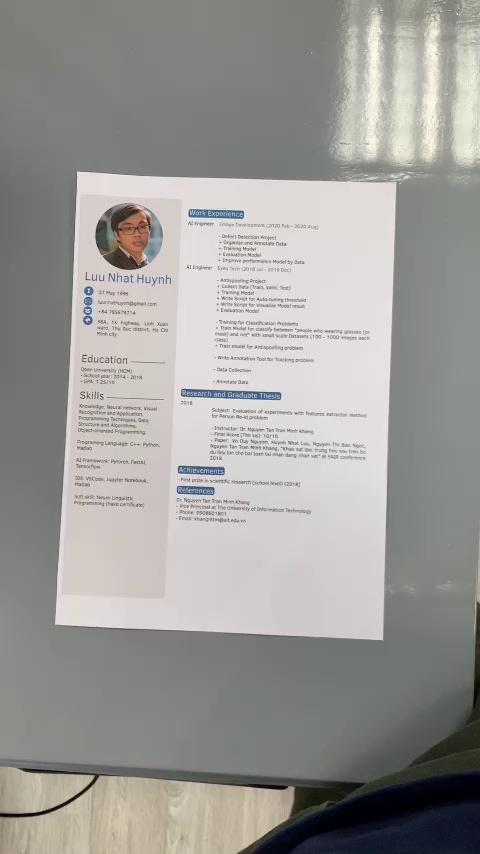
#> input picture test/1.jpg, 480 x 854 px; its folder holds only this picture in this run
$ python scan.py
#> lines starting #> are read from the running program, lines starting #| are printed output that depends on the picture; after the words box and inside, x2 and y2 are one past the last pixel; in counts of white or black regions, pixels touching at a corner belong together
import cv2
import os
import numpy as np

for i in os.listdir('test'):
    image = cv2.imread('test/'+i)
#> image is the input picture: shape (854, 480, 3); mean B, G, R 152.1, 155.7, 156.8
    # image = cv2.resize(image,(500,500))
    # Grayscale
    gray = cv2.cvtColor(image,cv2.COLOR_BGR2GRAY)
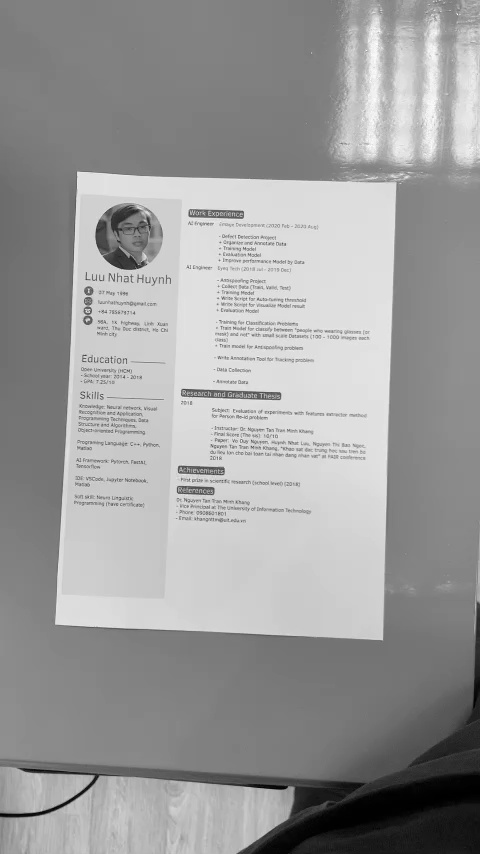
#> gray: shape (854, 480); min 0, max 253, mean 155.6
    # Blur
    gray = cv2.GaussianBlur(gray, (7,7),0)
    gray = cv2.medianBlur(gray,5)
    # Adaptive Thresh and edge detection
    # thresh = cv2.adaptiveThreshold(gray,255,cv2.ADAPTIVE_THRESH_GAUSSIAN_C,cv2.THRESH_BINARY_INV,31,3)
    # cnts,_ = cv2.findContours(thresh.copy(), cv2.RETR_EXTERNAL, cv2.CHAIN_APPROX_SIMPLE)
    edge = cv2.Canny(gray,50,150)
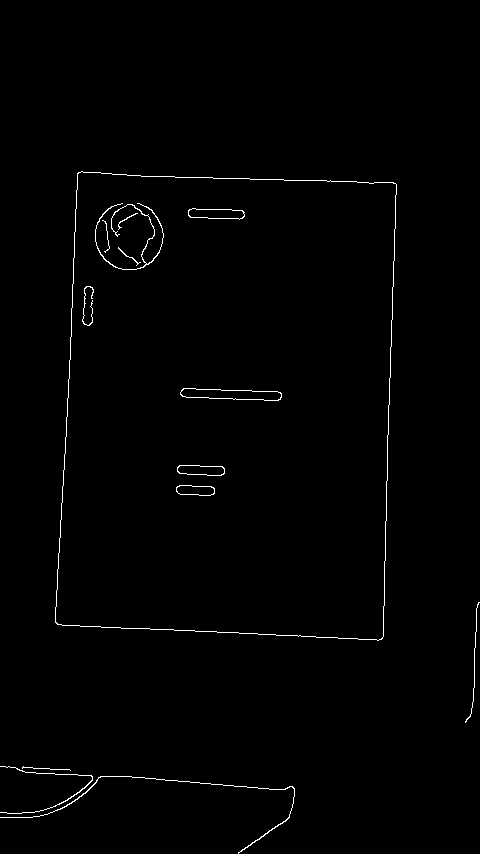
#> edge: shape (854, 480); 0.86% white in thin lines or dots, all inside (x1, y1, x2, y2) = (0, 171, 480, 854)
    kernel = np.ones((3,3),np.uint8)
    edge = cv2.dilate(edge,kernel,iterations=1)
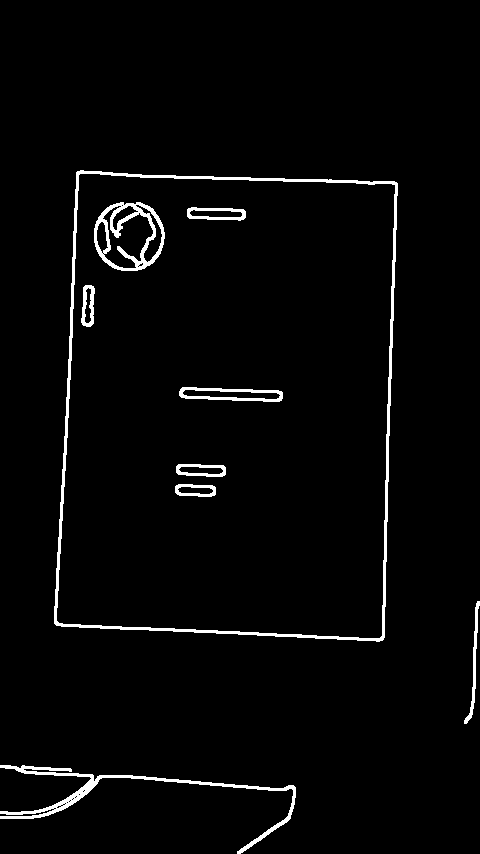
#> edge: shape (854, 480); 2.7% white; 9 white regions
    # for row in range(edge.shape[0]):
    # # Find the left-most and right-most pixel in the sqare
    #     start, stop = 0, 0
    #     for col in range(edge.shape[1]):
    #         # Find the left-most
    #         if edge[row,col] != 0 and start == 0: start = col, row
    #         # Find the right-most
    #         if edge[row,col] != 0: stop = col, row
    #     # If there was a pixel in that row, connect them with a line
    #     if start != 0:
    #         cv2.line(edge, start, stop, 255, 1)
    try:
        # Find Biggest Contours
        cnts,_ = cv2.findContours(edge.copy(), cv2.RETR_EXTERNAL, cv2.CHAIN_APPROX_SIMPLE)
#> cnts = 3 contours; box (x1, y1, x2, y2) and area: (54, 170, 398, 642) 148046, (0, 765, 296, 854) 1692, (464, 601, 480, 724) 276
        cnt = max(cnts, key = cv2.contourArea)
#> cnt = contour of 147 points, box (x1, y1, x2, y2) (54, 170, 398, 642), area 148046

        # Find 4 Points for Perspective Warping
        peri = cv2.arcLength(cnt, True)
#> peri = 1588.1
        approx = cv2.approxPolyDP(cnt, 0.02*peri, True)
#> approx = [[77, 171], [54, 623], [382, 640], [397, 183]]

        tr = tuple(approx[0][0])
#> tr = (77, 171)
        tl = tuple(approx[1][0])
#> tl = (54, 623)
        bl = tuple(approx[2][0])
#> bl = (382, 640)
        br = tuple(approx[3][0])
#> br = (397, 183)

        # Perform Perspective Warping
        src_pts = np.array([tl, tr, br, bl], dtype=np.float32)
#> src_pts = [[54, 623], [77, 171], [397, 183], [382, 640]]

        widthA = np.sqrt(((br[0] - bl[0]) ** 2) + ((br[1] - bl[1]) ** 2))
#> widthA = 457.2
        widthB = np.sqrt(((tr[0] - tl[0]) ** 2) + ((tr[1] - tl[1]) ** 2))
#> widthB = 452.6
        maxWidth = max(int(widthA), int(widthB))
#> maxWidth = 457

        heightA = np.sqrt(((tr[0] - br[0]) ** 2) + ((tr[1] - br[1]) ** 2))
#> heightA = 320.2
        heightB = np.sqrt(((tl[0] - bl[0]) ** 2) + ((tl[1] - bl[1]) ** 2))
#> heightB = 328.4
        maxHeight = max(int(heightA), int(heightB))
#> maxHeight = 328

        dst = np.array([
                [0, 0],
                [maxWidth - 1, 0],
                [maxWidth - 1, maxHeight - 1],
                [0, maxHeight - 1]], dtype = "float32")
#> dst = [[0, 0], [456, 0], [456, 327], [0, 327]]

        M = cv2.getPerspectiveTransform(src_pts, dst)
#> M = [[0.0528, -1.02, 631.7], [1.04, 0.0531, -89.38], [2.98e-05, 5.86e-05, 1]]
        warp = cv2.warpPerspective(image, M, (maxWidth, maxHeight))
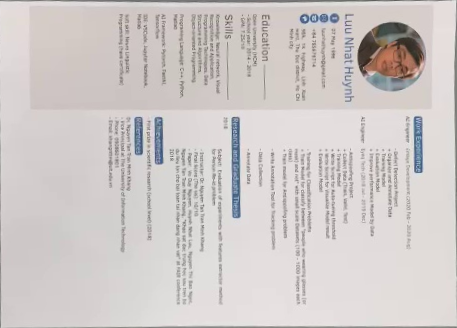
#> warp: shape (328, 457, 3); mean B, G, R 201, 202.2, 207.8

        # Draw Points
        cv2.circle(image, tl, 0, color=(255,0,0), thickness=5)
#> image: shape (854, 480, 3); 0.01% of pixels changed, all inside (x1, y1, x2, y2) = (51, 620, 58, 627)
        cv2.circle(image, tr, 0, color=(0,255,0), thickness=5)
#> image: shape (854, 480, 3); mean B, G, R 152.1, 155.6, 156.7
        cv2.circle(image, bl, 0, color=(0,0,255), thickness=5)
#> image: shape (854, 480, 3); mean B, G, R 152.1, 155.6, 156.7
        cv2.circle(image, br, 0, color=(0,255,255), thickness=5)
#> image: shape (854, 480, 3); mean B, G, R 152.1, 155.6, 156.7
        # Save result
        print(i)
        cv2.imshow('warp.jpg',warp)
        cv2.imshow('thresh.jpg',edge)
        cv2.imshow('ori.jpg',image)
        # cv2.waitKey()

    except:
        continue

$ run again, on test/3.jpg
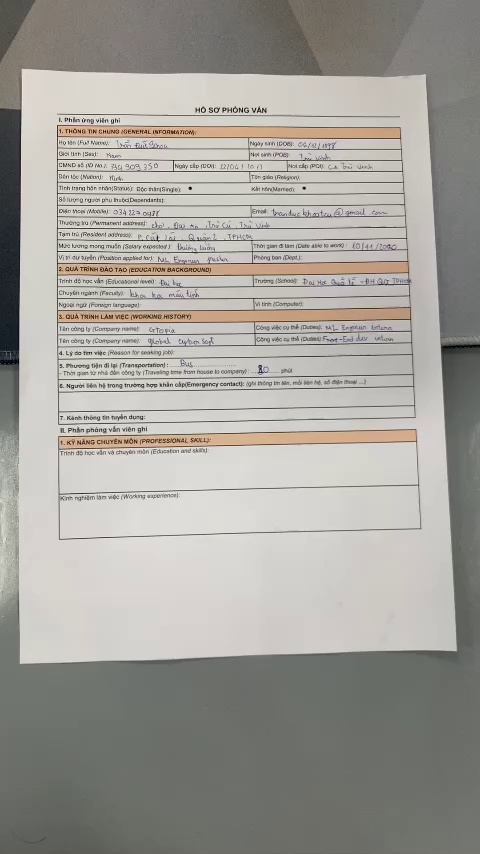
#> input picture test/3.jpg, 480 x 854 px
#> image is the input picture: shape (854, 480, 3); mean B, G, R 154.5, 160.4, 162.7
#> `edge = cv2.dilate(edge,kernel,iterations=1)`:
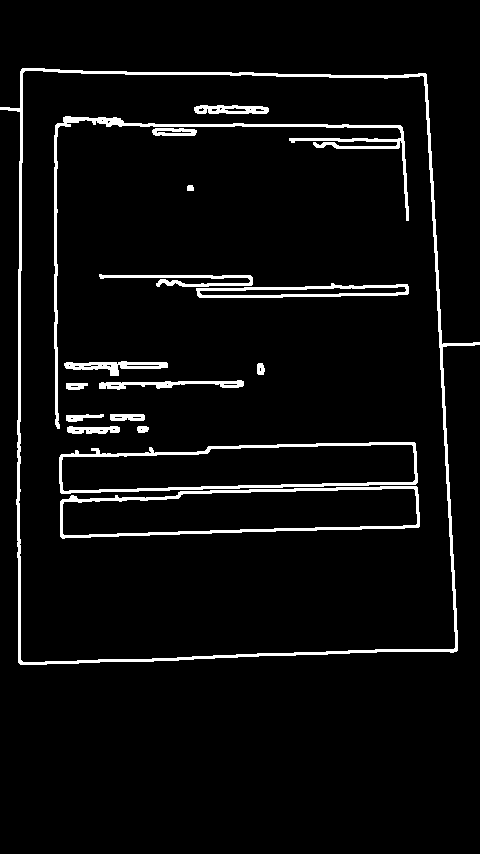
#> edge: shape (854, 480); 4.9% white; 17 white regions
#> cnts = 1 contour; box (x1, y1, x2, y2) and area: (0, 68, 480, 665) 247948
#> cnt = contour of 178 points, box (x1, y1, x2, y2) (0, 68, 480, 665), area 247948
#> peri = 2159.9
#> approx = [[22, 68], [18, 662], [456, 651], [426, 74]]
#> tr = (22, 68)
#> tl = (18, 662)
#> bl = (456, 651)
#> br = (426, 74)
#> src_pts = [[18, 662], [22, 68], [426, 74], [456, 651]]
#> widthA = 577.8
#> widthB = 594
#> heightA = 404
#> heightB = 438.1
#> maxHeight = 438
#> dst = [[0, 0], [593, 0], [593, 437], [0, 437]]
#> M = [[-0.0253, -1.01, 667], [1.06, 0.00714, -23.83], [-7e-05, 0.000146, 1]]
#> `warp = cv2.warpPerspective(image, M, (maxWidth, maxHeight))`:
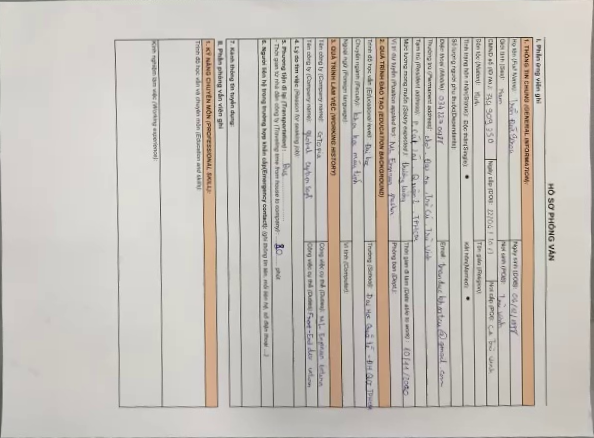
#> warp: shape (438, 594, 3); mean B, G, R 185.8, 192.5, 197.2

$ run again, on test/10.jpg
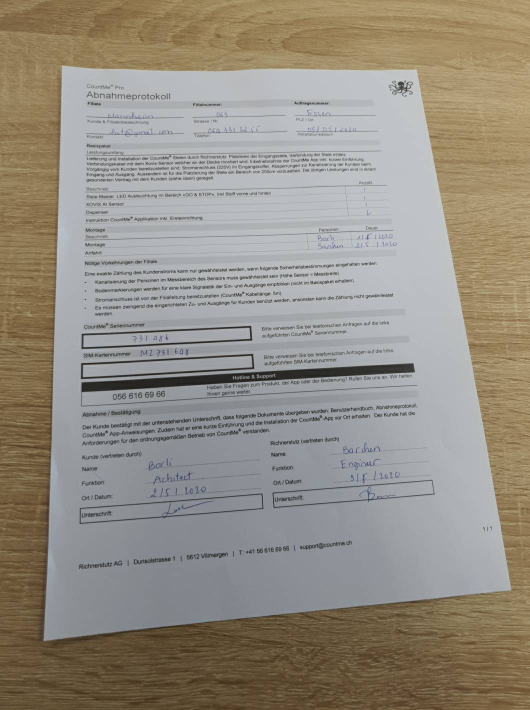
#> input picture test/10.jpg, 1060 x 1420 px (shown at 1/2 size)
#> image is the input picture: shape (1420, 1060, 3); mean B, G, R 131.5, 142.3, 148.9
#> `edge = cv2.dilate(edge,kernel,iterations=1)`:
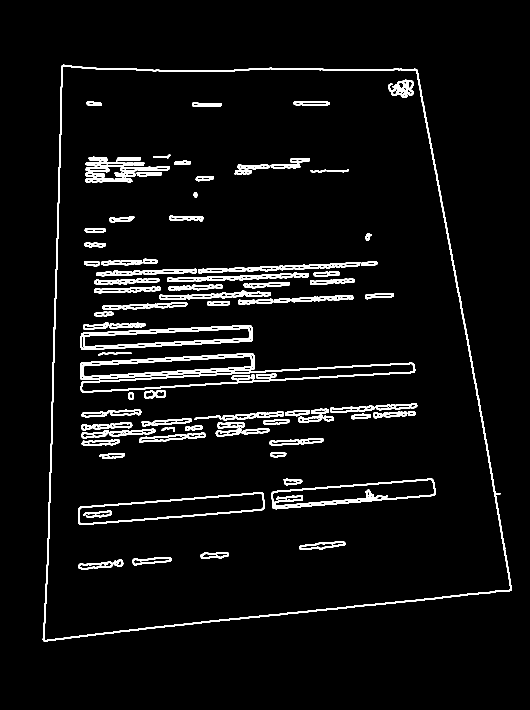
#> edge: shape (1420, 1060) (shown at 1/2 size); 5% white; 118 white regions
#> cnts = 1 contour; box (x1, y1, x2, y2) and area: (85, 129, 1024, 1283) 904830
#> cnt = contour of 756 points, box (x1, y1, x2, y2) (85, 129, 1024, 1283), area 904830
#> peri = 4012
#> approx = [[124, 130], [86, 1281], [1022, 1181], [834, 139]]
#> tr = (124, 130)
#> tl = (86, 1281)
#> bl = (1022, 1181)
#> br = (834, 139)
#> src_pts = [[86, 1281], [124, 130], [834, 139], [1022, 1181]]
#> widthA = 1058.8
#> widthB = 1151.6
#> maxWidth = 1151
#> heightA = 710.1
#> heightB = 941.3
#> maxHeight = 941
#> dst = [[0, 0], [1150, 0], [1150, 940], [0, 940]]
#> M = [[-0.11, -1.03, 1327.2], [1.26, 0.0415, -161.3], [-0.000111, 0.000305, 1]]
#> `warp = cv2.warpPerspective(image, M, (maxWidth, maxHeight))`:
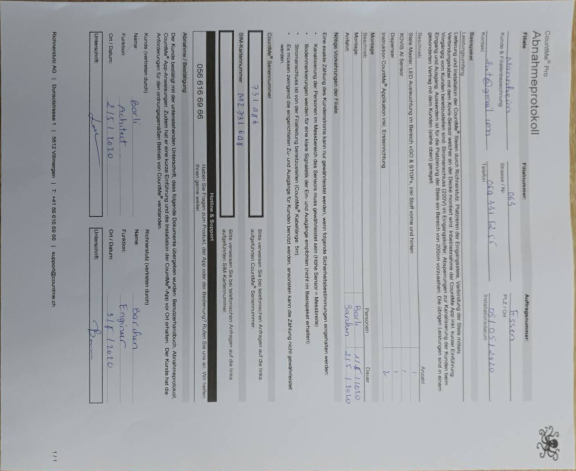
#> warp: shape (941, 1151, 3) (shown at 1/2 size); mean B, G, R 168.8, 164.8, 162.2
